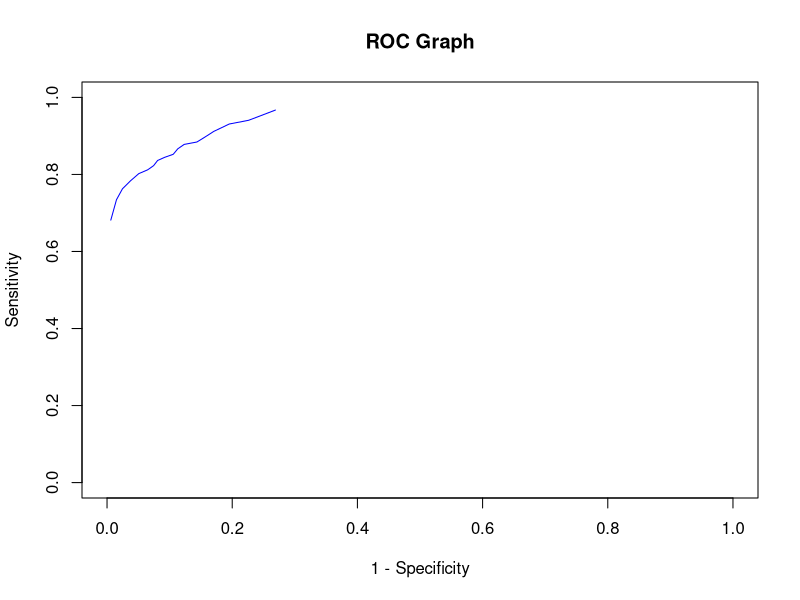
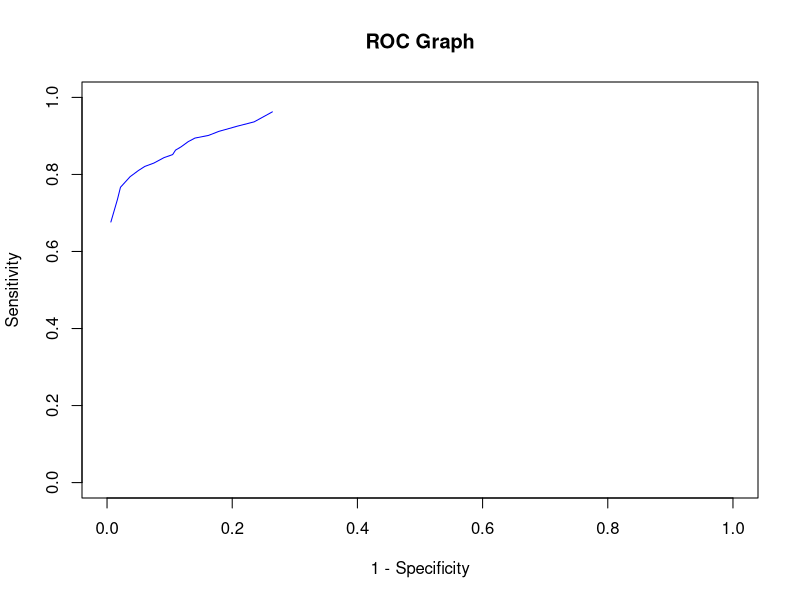
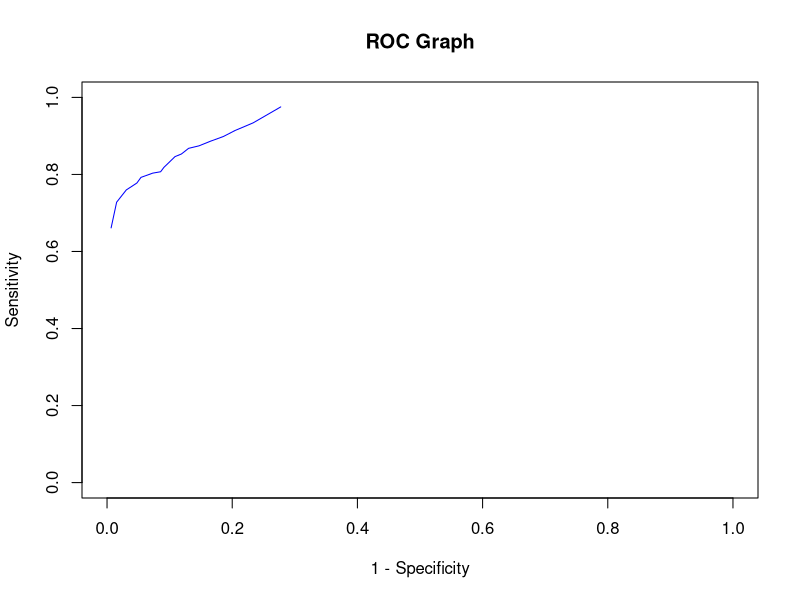
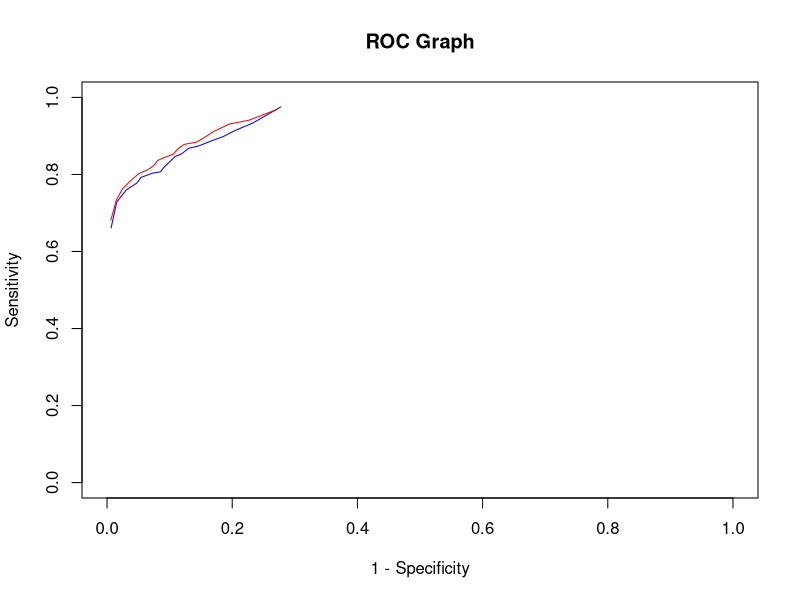
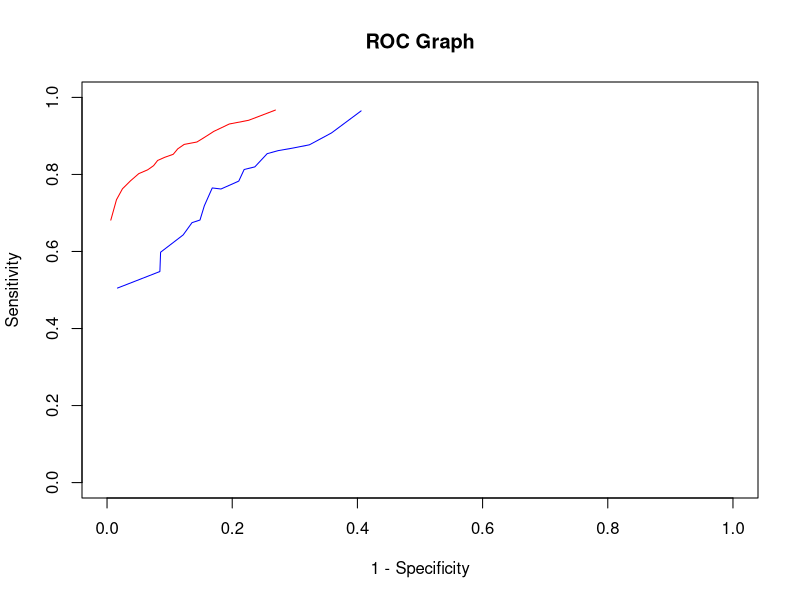

Reproduce these figures in R, in order.
## ---- chunk 1
knitr::opts_chunk$set(echo = TRUE)
## ---- chunk 2
set.seed(42)
library(statmod)
library(glmnet)
suppressMessages(library(fields))
suppressMessages(library(tidyverse))
library(caret)
## ---- chunk 3
fire = read.csv("Acoustic_Extinguisher_Fire_Dataset.csv")
n = nrow(fire)
ind = sample(1:n, n*.9, replace=FALSE)
train = fire[ind,]
test = fire[-ind,]
cutoff = 0.8
## ---- chunk 4
validate = function(model) {
  predictions = predict(model, newdata = test, type="response")
  
  cutlines = seq(0.1,.99, by=.05)
  n = length(cutlines)
  results = list()
  i = 1
  for(i in 1:n) {
    cut = cutlines[i]
    fire_out = ifelse(predictions >= cut, 1,0)
    fire_factor = factor(fire_out, levels=c(0,1))
    test_factor = factor(test$STATUS)
    results[[i]]= confusionMatrix(test_factor, fire_factor)
  }
  results
}
## ---- chunk 5
plot_roc = function(confusion_matrix_list) {
  n = length(confusion_matrix_list)
  sen = rep(NA, n)
  spe = rep(NA, n)
  for (i in 1:n) {
    sen[i] = confusion_matrix_list[[i]]$byClass["Sensitivity"]
    spe[i] = 1 - confusion_matrix_list[[i]]$byClass["Specificity"]
  }
  sen = replace(sen, is.na(sen), 0)
  spe = replace(spe, is.na(spe), 0)
  plot(
    spe,
    sen,
    xlim=c(0,1),
    ylim=c(0,1),
    type="l",
    col="blue",
    main="ROC Graph",
    xlab="1 - Specificity",
    ylab="Sensitivity"
  )
}
## ---- chunk 6
fire_glm3 = glm(as.factor(STATUS) ~ FUEL + DISTANCE + DESIBEL * AIRFLOW + DESIBEL * FREQUENCY, data=train, family = binomial(link="logit"))
val_fire_glm3 = validate(fire_glm3)
plot_roc(val_fire_glm3)
## ---- chunk 7
fire_glm2 = glm(STATUS ~ FUEL * DISTANCE + DESIBEL * AIRFLOW * FREQUENCY, data=fire, family = binomial(link="logit"))
val_fire_glm2 = validate(fire_glm2)
plot_roc(val_fire_glm2)
## ---- chunk 8
fire_glm = glm(as.factor(STATUS) ~ FUEL + DISTANCE + DESIBEL + AIRFLOW + FREQUENCY, data=train, family = binomial(link="logit"))
val_fire_glm = validate(fire_glm)
plot_roc(val_fire_glm)
## ---- chunk 9
plot_rocs = function(confusion_matrix_list1, confusion_matrix_list2) {
  
  for(j in 1:length(confusion_matrix_list1)) {
    n = length(confusion_matrix_list1)
    sen1 = rep(NA, n)
    spe1 = rep(NA, n)
    for (i in 1:n) {
      sen1[i] = confusion_matrix_list1[[i]]$byClass["Sensitivity"]
      spe1[i] = 1 - confusion_matrix_list1[[i]]$byClass["Specificity"]
    }
  }
  sen1 = replace(sen1, is.na(sen1), 0)
  spe1 = replace(spe1, is.na(spe1), 0)
  
  
  for(j in 1:length(confusion_matrix_list2)) {
    n = length(confusion_matrix_list2)
    sen2 = rep(NA, n)
    spe2 = rep(NA, n)
    for (i in 1:n) {
      sen2[i] = confusion_matrix_list2[[i]]$byClass["Sensitivity"]
      spe2[i] = 1 - confusion_matrix_list2[[i]]$byClass["Specificity"]
    }
  }
  sen2 = replace(sen2, is.na(sen2), 0)
  spe2 = replace(spe2, is.na(spe2), 0)
  
  
  
  plot(
    spe1,
    sen1,
    xlim=c(0,1),
    ylim=c(0,1),
    type="l",
    col="blue",
    main="ROC Graph",
    xlab="1 - Specificity",
    ylab="Sensitivity"
  )
  lines(spe2, sen2, type="l", col="red")
}
## ---- chunk 10
plot_rocs(val_fire_glm, val_fire_glm3)
## ---- chunk 11
f = glm(as.factor(STATUS) ~ DISTANCE + DESIBEL, data=train, family = binomial(link="logit"))
val_f = validate(f)
plot_rocs(val_f, val_fire_glm3)
